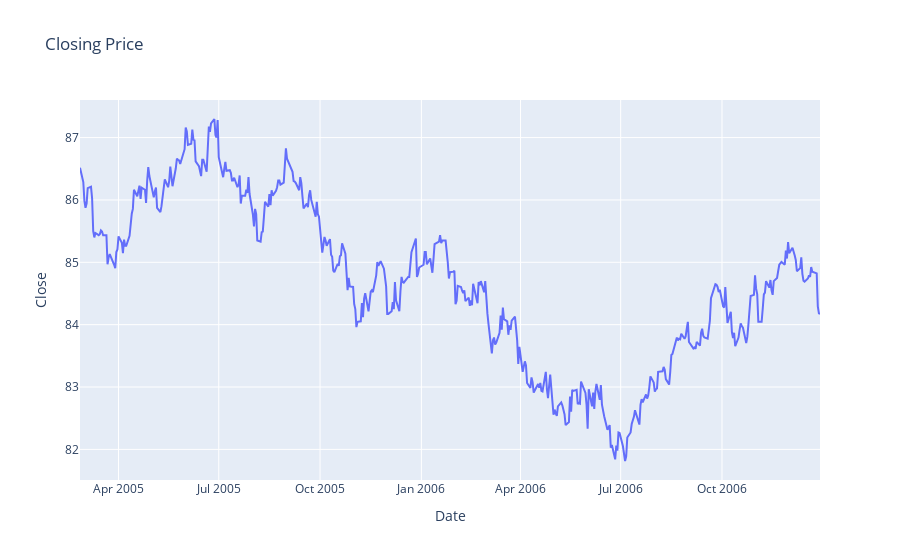

The cell this chart's notebook holds for it:
### Markdown cell above
The sample data as we see is not as skewed as the whole population and rather have considerably normal distribution

### Code cell
import plotly.express as px
fig = px.line(before, x="Date", y="Close",  
              title='Closing Price')
fig.show()

### Figure 1 — Plotly figure (JSON) as saved in the notebook; plotly's stock layout.template omitted (floating-point values rounded to 4 significant figures; data arrays with more than 128 entries replaced by an {"elided": "..."} marker saying what was removed)
{"data": [{"hovertemplate": "Date=%{x}<br>Close=%{y}<extra></extra>", "legendgroup": "", "line": {"color": "#636efa", "dash": "solid"}, "marker": {"symbol": "circle"}, "mode": "lines", "name": "", "orientation": "v", "showlegend": false, "type": "scatter", "x": {"elided": "466 str values"}, "xaxis": "x", "y": {"elided": "466 float values"}, "yaxis": "y"}], "layout": {"legend": {"tracegroupgap": 0}, "title": {"text": "Closing Price"}, "xaxis": {"anchor": "y", "domain": [0, 1], "title": {"text": "Date"}}, "yaxis": {"anchor": "x", "domain": [0, 1], "title": {"text": "Close"}}}}
